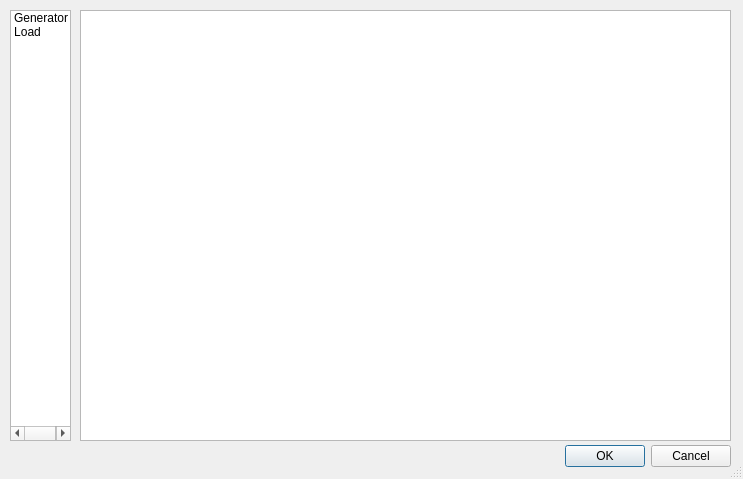
<?xml version="1.0" encoding="UTF-8"?>
<ui version="4.0">
 <class>main_window</class>
 <widget class="QDialog" name="main_window">
  <property name="geometry">
   <rect>
    <x>0</x>
    <y>0</y>
    <width>743</width>
    <height>479</height>
   </rect>
  </property>
  <property name="windowTitle">
   <string>PandaPower</string>
  </property>
  <property name="sizeGripEnabled">
   <bool>true</bool>
  </property>
  <widget class="QDialogButtonBox" name="buttonBox">
   <property name="geometry">
    <rect>
     <x>390</x>
     <y>440</y>
     <width>341</width>
     <height>32</height>
    </rect>
   </property>
   <property name="acceptDrops">
    <bool>true</bool>
   </property>
   <property name="orientation">
    <enum>Qt::Horizontal</enum>
   </property>
   <property name="standardButtons">
    <set>QDialogButtonBox::Cancel|QDialogButtonBox::Ok</set>
   </property>
  </widget>
  <widget class="QListWidget" name="element_select">
   <property name="geometry">
    <rect>
     <x>10</x>
     <y>10</y>
     <width>61</width>
     <height>431</height>
    </rect>
   </property>
   <property name="acceptDrops">
    <bool>true</bool>
   </property>
   <property name="dragEnabled">
    <bool>true</bool>
   </property>
   <property name="dragDropMode">
    <enum>QAbstractItemView::DragDrop</enum>
   </property>
   <property name="resizeMode">
    <enum>QListView::Adjust</enum>
   </property>
   <property name="viewMode">
    <enum>QListView::IconMode</enum>
   </property>
   <item>
    <property name="text">
     <string>Generator</string>
    </property>
    <property name="icon">
     <iconset>
      <normaloff>../icons_components/generator.PNG</normaloff>../icons_components/generator.PNG</iconset>
    </property>
    <property name="flags">
     <set>ItemIsSelectable|ItemIsEditable|ItemIsDragEnabled|ItemIsDropEnabled|ItemIsUserCheckable|ItemIsEnabled|ItemIsTristate</set>
    </property>
   </item>
   <item>
    <property name="text">
     <string>Load</string>
    </property>
    <property name="icon">
     <iconset>
      <normaloff>../icons_components/load.PNG</normaloff>../icons_components/load.PNG</iconset>
    </property>
   </item>
  </widget>
  <widget class="QListWidget" name="network_scene">
   <property name="geometry">
    <rect>
     <x>80</x>
     <y>10</y>
     <width>651</width>
     <height>431</height>
    </rect>
   </property>
   <property name="acceptDrops">
    <bool>false</bool>
   </property>
   <property name="dragDropMode">
    <enum>QAbstractItemView::DragDrop</enum>
   </property>
   <property name="resizeMode">
    <enum>QListView::Adjust</enum>
   </property>
   <property name="viewMode">
    <enum>QListView::IconMode</enum>
   </property>
  </widget>
 </widget>
 <resources/>
 <connections>
  <connection>
   <sender>buttonBox</sender>
   <signal>accepted()</signal>
   <receiver>main_window</receiver>
   <slot>accept()</slot>
   <hints>
    <hint type="sourcelabel">
     <x>248</x>
     <y>254</y>
    </hint>
    <hint type="destinationlabel">
     <x>157</x>
     <y>274</y>
    </hint>
   </hints>
  </connection>
  <connection>
   <sender>buttonBox</sender>
   <signal>rejected()</signal>
   <receiver>main_window</receiver>
   <slot>reject()</slot>
   <hints>
    <hint type="sourcelabel">
     <x>316</x>
     <y>260</y>
    </hint>
    <hint type="destinationlabel">
     <x>286</x>
     <y>274</y>
    </hint>
   </hints>
  </connection>
 </connections>
</ui>
